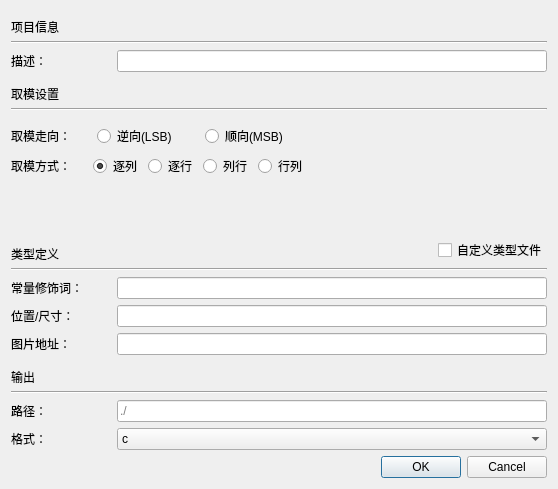
<?xml version="1.0" encoding="UTF-8"?>
<ui version="4.0">
 <class>DialogProjectSettings</class>
 <widget class="QDialog" name="DialogProjectSettings">
  <property name="geometry">
   <rect>
    <x>0</x>
    <y>0</y>
    <width>558</width>
    <height>454</height>
   </rect>
  </property>
  <property name="windowTitle">
   <string>项目设置</string>
  </property>
  <layout class="QGridLayout" name="gridLayout">
   <item row="0" column="0">
    <widget class="QLabel" name="label_11">
     <property name="minimumSize">
      <size>
       <width>0</width>
       <height>24</height>
      </size>
     </property>
     <property name="maximumSize">
      <size>
       <width>16777215</width>
       <height>16</height>
      </size>
     </property>
     <property name="text">
      <string>项目信息</string>
     </property>
    </widget>
   </item>
   <item row="12" column="0" colspan="2">
    <widget class="Line" name="line_2">
     <property name="orientation">
      <enum>Qt::Horizontal</enum>
     </property>
    </widget>
   </item>
   <item row="5" column="0">
    <layout class="QVBoxLayout" name="verticalLayout" stretch="1,0,0,8">
     <item>
      <spacer name="verticalSpacer_2">
       <property name="orientation">
        <enum>Qt::Vertical</enum>
       </property>
       <property name="sizeHint" stdset="0">
        <size>
         <width>20</width>
         <height>40</height>
        </size>
       </property>
      </spacer>
     </item>
     <item>
      <layout class="QHBoxLayout" name="horizontalLayout">
       <item>
        <widget class="QLabel" name="label_2">
         <property name="minimumSize">
          <size>
           <width>80</width>
           <height>0</height>
          </size>
         </property>
         <property name="maximumSize">
          <size>
           <width>64</width>
           <height>16777215</height>
          </size>
         </property>
         <property name="text">
          <string>取模走向：</string>
         </property>
        </widget>
       </item>
       <item>
        <widget class="QRadioButton" name="radioButton_LSB">
         <property name="text">
          <string>逆向(LSB)</string>
         </property>
        </widget>
       </item>
       <item>
        <widget class="QRadioButton" name="radioButton_MSB">
         <property name="text">
          <string>顺向(MSB)</string>
         </property>
        </widget>
       </item>
      </layout>
     </item>
     <item>
      <layout class="QHBoxLayout" name="horizontalLayout_2">
       <item>
        <widget class="QLabel" name="label_3">
         <property name="minimumSize">
          <size>
           <width>76</width>
           <height>0</height>
          </size>
         </property>
         <property name="text">
          <string>取模方式：</string>
         </property>
        </widget>
       </item>
       <item>
        <widget class="QRadioButton" name="radioButton_ZL">
         <property name="text">
          <string>逐列</string>
         </property>
         <property name="checked">
          <bool>true</bool>
         </property>
        </widget>
       </item>
       <item>
        <widget class="QRadioButton" name="radioButton_ZH">
         <property name="text">
          <string>逐行</string>
         </property>
        </widget>
       </item>
       <item>
        <widget class="QRadioButton" name="radioButton_LH">
         <property name="text">
          <string>列行</string>
         </property>
        </widget>
       </item>
       <item>
        <widget class="QRadioButton" name="radioButton_HL">
         <property name="text">
          <string>行列</string>
         </property>
        </widget>
       </item>
      </layout>
     </item>
     <item>
      <spacer name="verticalSpacer">
       <property name="orientation">
        <enum>Qt::Vertical</enum>
       </property>
       <property name="sizeHint" stdset="0">
        <size>
         <width>20</width>
         <height>40</height>
        </size>
       </property>
      </spacer>
     </item>
    </layout>
   </item>
   <item row="15" column="1">
    <widget class="QDialogButtonBox" name="buttonBox">
     <property name="orientation">
      <enum>Qt::Horizontal</enum>
     </property>
     <property name="standardButtons">
      <set>QDialogButtonBox::Cancel|QDialogButtonBox::Ok</set>
     </property>
    </widget>
   </item>
   <item row="2" column="0" colspan="2">
    <layout class="QHBoxLayout" name="horizontalLayout_8">
     <item>
      <widget class="QLabel" name="label_12">
       <property name="minimumSize">
        <size>
         <width>100</width>
         <height>0</height>
        </size>
       </property>
       <property name="text">
        <string>描述：</string>
       </property>
      </widget>
     </item>
     <item>
      <widget class="QLineEdit" name="lineEdit_Brief">
       <property name="enabled">
        <bool>true</bool>
       </property>
      </widget>
     </item>
    </layout>
   </item>
   <item row="3" column="0">
    <widget class="QLabel" name="label">
     <property name="minimumSize">
      <size>
       <width>0</width>
       <height>24</height>
      </size>
     </property>
     <property name="maximumSize">
      <size>
       <width>16777215</width>
       <height>16</height>
      </size>
     </property>
     <property name="text">
      <string>取模设置</string>
     </property>
    </widget>
   </item>
   <item row="7" column="0" colspan="2">
    <widget class="Line" name="line">
     <property name="orientation">
      <enum>Qt::Horizontal</enum>
     </property>
    </widget>
   </item>
   <item row="4" column="0" colspan="2">
    <widget class="Line" name="line_3">
     <property name="orientation">
      <enum>Qt::Horizontal</enum>
     </property>
    </widget>
   </item>
   <item row="1" column="0" colspan="2">
    <widget class="Line" name="line_4">
     <property name="orientation">
      <enum>Qt::Horizontal</enum>
     </property>
    </widget>
   </item>
   <item row="6" column="0" colspan="2">
    <layout class="QHBoxLayout" name="horizontalLayout_7">
     <item>
      <widget class="QLabel" name="label_4">
       <property name="minimumSize">
        <size>
         <width>0</width>
         <height>24</height>
        </size>
       </property>
       <property name="maximumSize">
        <size>
         <width>16777215</width>
         <height>16</height>
        </size>
       </property>
       <property name="text">
        <string>类型定义</string>
       </property>
      </widget>
     </item>
     <item>
      <spacer name="horizontalSpacer">
       <property name="orientation">
        <enum>Qt::Horizontal</enum>
       </property>
       <property name="sizeHint" stdset="0">
        <size>
         <width>40</width>
         <height>20</height>
        </size>
       </property>
      </spacer>
     </item>
     <item>
      <widget class="QCheckBox" name="checkBoxTypedef">
       <property name="toolTip">
        <string>不自动生成bms_typedef.h文件</string>
       </property>
       <property name="text">
        <string>自定义类型文件</string>
       </property>
      </widget>
     </item>
    </layout>
   </item>
   <item row="11" column="0">
    <widget class="QLabel" name="label_5">
     <property name="minimumSize">
      <size>
       <width>0</width>
       <height>24</height>
      </size>
     </property>
     <property name="maximumSize">
      <size>
       <width>16777215</width>
       <height>16</height>
      </size>
     </property>
     <property name="text">
      <string>输出</string>
     </property>
    </widget>
   </item>
   <item row="5" column="1">
    <widget class="LatticeShow" name="widget" native="true">
     <property name="minimumSize">
      <size>
       <width>115</width>
       <height>115</height>
      </size>
     </property>
     <property name="maximumSize">
      <size>
       <width>115</width>
       <height>115</height>
      </size>
     </property>
     <property name="cursor">
      <cursorShape>ArrowCursor</cursorShape>
     </property>
    </widget>
   </item>
   <item row="9" column="0" colspan="2">
    <layout class="QHBoxLayout" name="horizontalLayout_6">
     <item>
      <widget class="QLabel" name="label_9">
       <property name="minimumSize">
        <size>
         <width>100</width>
         <height>0</height>
        </size>
       </property>
       <property name="maximumSize">
        <size>
         <width>64</width>
         <height>16777215</height>
        </size>
       </property>
       <property name="text">
        <string>位置/尺寸：</string>
       </property>
      </widget>
     </item>
     <item>
      <widget class="QLineEdit" name="lineEdit_PosType">
      </widget>
     </item>
    </layout>
   </item>
   <item row="10" column="0" colspan="2">
    <layout class="QHBoxLayout" name="horizontalLayout_Addr">
     <item>
      <widget class="QLabel" name="label_Addr">
       <property name="minimumSize">
        <size>
         <width>100</width>
         <height>0</height>
        </size>
       </property>
       <property name="text">
        <string>图片地址：</string>
       </property>
      </widget>
     </item>
     <item>
      <widget class="QLineEdit" name="lineEdit_Addr">
       <property name="enabled">
        <bool>true</bool>
       </property>
      </widget>
     </item>
    </layout>
   </item>
   <item row="13" column="0" colspan="2">
    <layout class="QHBoxLayout" name="horizontalLayout_3">
     <item>
      <widget class="QLabel" name="label_8">
       <property name="minimumSize">
        <size>
         <width>100</width>
         <height>0</height>
        </size>
       </property>
       <property name="maximumSize">
        <size>
         <width>64</width>
         <height>16777215</height>
        </size>
       </property>
       <property name="text">
        <string>路径：</string>
       </property>
      </widget>
     </item>
     <item>
      <widget class="QLineEdit" name="lineEdit_Output">
       <property name="placeholderText">
        <string>./</string>
       </property>
      </widget>
     </item>
    </layout>
   </item>
   <item row="14" column="0" colspan="2">
    <layout class="QHBoxLayout" name="horizontalLayout_4">
     <item>
      <widget class="QLabel" name="label_7">
       <property name="minimumSize">
        <size>
         <width>100</width>
         <height>0</height>
        </size>
       </property>
       <property name="maximumSize">
        <size>
         <width>64</width>
         <height>16777215</height>
        </size>
       </property>
       <property name="text">
        <string>格式：</string>
       </property>
      </widget>
     </item>
     <item>
      <widget class="QComboBox" name="comboBox_Format">
       <property name="currentText">
        <string>c</string>
       </property>
       <item>
        <property name="text">
         <string>c</string>
        </property>
       </item>
       <item>
        <property name="text">
         <string>bin</string>
        </property>
       </item>
      </widget>
     </item>
    </layout>
   </item>
   <item row="8" column="0" colspan="2">
    <layout class="QHBoxLayout" name="horizontalLayout_5">
     <item>
      <widget class="QLabel" name="label_6">
       <property name="minimumSize">
        <size>
         <width>100</width>
         <height>0</height>
        </size>
       </property>
       <property name="maximumSize">
        <size>
         <width>64</width>
         <height>16777215</height>
        </size>
       </property>
       <property name="text">
        <string>常量修饰词：</string>
       </property>
      </widget>
     </item>
     <item>
      <widget class="QLineEdit" name="lineEdit_Const">
      </widget>
     </item>
    </layout>
   </item>
  </layout>
 </widget>
 <customwidgets>
  <customwidget>
   <class>LatticeShow</class>
   <extends>QWidget</extends>
   <header location="global">custom/latticeshow.h</header>
   <container>1</container>
  </customwidget>
 </customwidgets>
 <resources/>
 <connections>
  <connection>
   <sender>buttonBox</sender>
   <signal>accepted()</signal>
   <receiver>DialogProjectSettings</receiver>
   <slot>accept()</slot>
   <hints>
    <hint type="sourcelabel">
     <x>248</x>
     <y>254</y>
    </hint>
    <hint type="destinationlabel">
     <x>157</x>
     <y>274</y>
    </hint>
   </hints>
  </connection>
  <connection>
   <sender>buttonBox</sender>
   <signal>rejected()</signal>
   <receiver>DialogProjectSettings</receiver>
   <slot>reject()</slot>
   <hints>
    <hint type="sourcelabel">
     <x>316</x>
     <y>260</y>
    </hint>
    <hint type="destinationlabel">
     <x>286</x>
     <y>274</y>
    </hint>
   </hints>
  </connection>
 </connections>
</ui>
